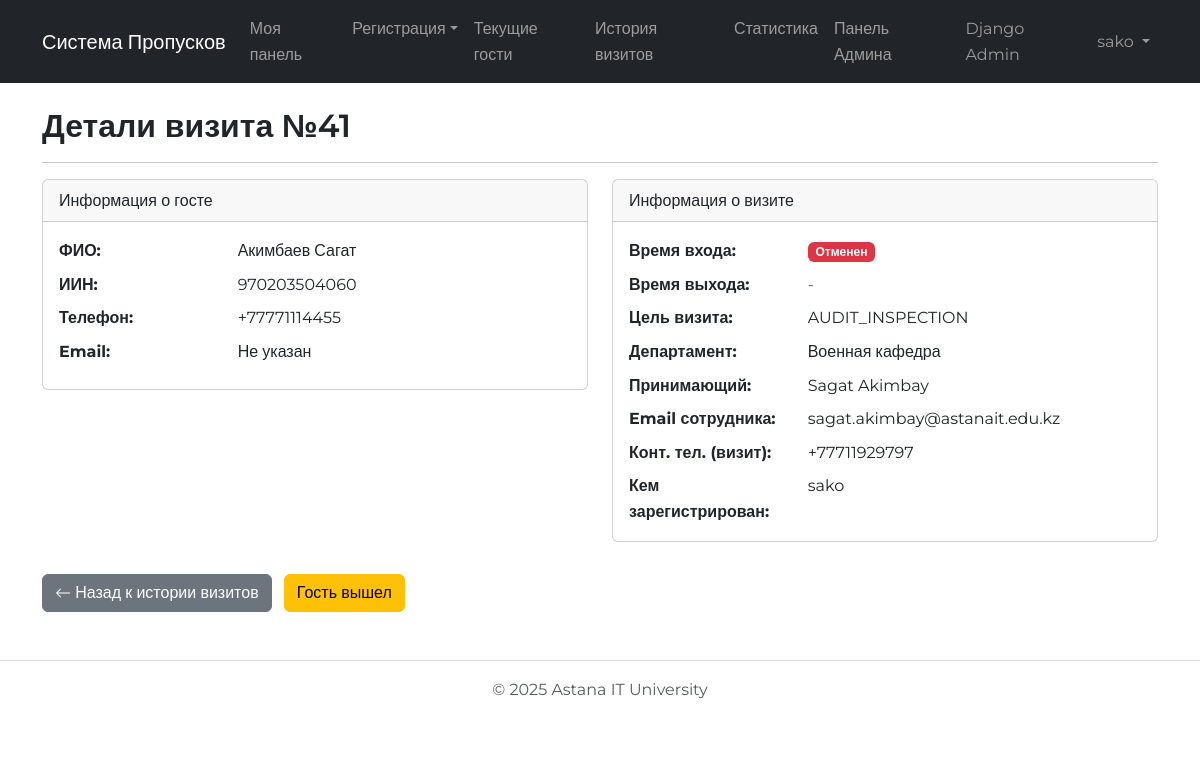
Screenshot of /visitors/history/detail/41/ (signed in) with the database file from the repository.
### visitor_system/visitors/models.py (models this page shows, shortened)
class Visit(models.Model):
    guest = models.ForeignKey(Guest, on_delete=models.CASCADE, verbose_name="Гость")
    employee = models.ForeignKey(User, on_delete=models.PROTECT, verbose_name="Принимающий сотрудник", related_name='visits_hosted') # Сотрудник из системы
    department = models.ForeignKey(Department, on_delete=models.PROTECT, verbose_name="Департамент назначения")
    purpose = models.TextField(verbose_name="Цель визита")
    entry_time = models.DateTimeField(
        blank=True, null=True, # Убрали default, ставится при check-in
        verbose_name="Время фактического входа"
    )
    exit_time = models.DateTimeField(blank=True, null=True, verbose_name="Время выхода")
    expected_entry_time = models.DateTimeField(
        blank=True, null=True, # Для предварительной регистрации
        verbose_name="Планируемое время входа"
    )
    status = models.CharField(
        max_length=20,
        choices=VISIT_STATUS_CHOICES,
        default=STATUS_AWAITING_ARRIVAL, # По умолчанию - ожидание
        verbose_name="Статус"
    )
    registered_by = models.ForeignKey(User, on_delete=models.PROTECT, verbose_name="Кем зарегистрирован", related_name='visits_registered') # Сотрудник, который оформил пропуск
    employee_contact_phone = models.CharField(
        max_length=20,
        blank=True,
        null=True,
        verbose_name="Контактный тел. сотрудника (для визита)"
    )
    consent_acknowledged = models.BooleanField(
        default=False, # По умолчанию - не подтверждено
        verbose_name="Гость проинформирован об обработке ПДн"
    )
    def is_active(self):
        """Проверяет, находится ли гость еще в здании (статус CHECKED_IN)."""
        return self.status == STATUS_CHECKED_IN
    is_active.boolean = True
    is_active.short_description = 'В здании?'
    class Meta:
        verbose_name = "Визит (к сотруднику/другой)"
        verbose_name_plural = "Визиты (к сотрудникам/другие)"
        ordering = ['-entry_time', '-expected_entry_time'] # Сортировка
        permissions = [("can_view_visit_statistics", "Может просматривать статистику визитов")]

class Guest(models.Model):
    full_name = models.CharField(max_length=255, verbose_name="ФИО гостя")
    email = models.EmailField(max_length=255, blank=True, null=True, verbose_name="Email")
    phone_number = models.CharField(max_length=20, blank=True, null=True, verbose_name="Номер телефона")
    iin = models.CharField(
        max_length=12,
        validators=[
            RegexValidator(regex=r'^\d{12}$', message='ИИН должен состоять ровно из 12 цифр.'),
            MinLengthValidator(12), # Дополнительная проверка длины
            MaxLengthValidator(12)
        ],
        null=True,
        unique=True, # Установить True, если ИИН должен быть уникальным для каждого гостя
        verbose_name="ИИН гостя"
    )
    class Meta:
        verbose_name = "Гость"
        verbose_name_plural = "Гости"

### visitor_system/departments/models.py (models this page shows, shortened)
class Department(models.Model):
    name = models.CharField(max_length=200, unique=True, verbose_name="Название департамента")
    description = models.TextField(blank=True, null=True, verbose_name="Описание")
    director = models.ForeignKey(
        settings.AUTH_USER_MODEL,
        on_delete=models.SET_NULL, # Или PROTECT
        null=True,
        blank=True, # Позволяем департаменту быть без директора
        related_name='directed_departments',
        verbose_name="Директор департамента"
    )
    class Meta:
        verbose_name = "Департамент"
        verbose_name_plural = "Департаменты"

### visitor_system/visitors/views.py (the view)
# urls.py: path('history/detail/<int:visit_id>/', views.visit_detail_view, name='visit_detail'),
@login_required
def visit_detail_view(request, visit_id):
    visit = get_object_or_404(
        Visit.objects.select_related('guest', 'employee', 'department', 'registered_by'),
        pk=visit_id
    )
    context = {
        'visit': visit
    }
    return render(request, 'visitors/visit_detail.html', context)

### templates/visitors/visit_detail.html (shortened to what this page needs)
{% extends "base.html" %}
{% load static %}
{% block content %}
<h2>Детали визита №{{ visit.id }}</h2>
<hr>
<div class="row">
    <div class="col-md-6 mb-3">
        <div class="card">
            <div class="card-header">
                Информация о госте
            </div>
            <div class="card-body">
                <dl class="row mb-0">
                    <dt class="col-sm-4">ФИО:</dt>
                    <dd class="col-sm-8">{{ visit.guest.full_name }}</dd>
                    <dt class="col-sm-4">ИИН:</dt>
                    <dd class="col-sm-8">{{ visit.guest.iin|default:"Не указан" }}</dd>
                    <dt class="col-sm-4">Телефон:</dt>
                    <dd class="col-sm-8">{{ visit.guest.phone_number|default:"Не указан" }}</dd>
                    <dt class="col-sm-4">Email:</dt>
                    <dd class="col-sm-8">{{ visit.guest.email|default:"Не указан" }}</dd>
                </dl>
            </div>
        </div>
    </div>
    <div class="col-md-6 mb-3">
        <div class="card">
            <div class="card-header">
                Информация о визите
            </div>
            <div class="card-body">
                <dl class="row mb-0">
                    <dt class="col-sm-4">Время входа:</dt>
                    <dd class="col-sm-8">
                        {% if visit.entry_time %} {{ visit.entry_time|date:"Y-m-d H:i" }}
                        {% elif visit.status == 'AWAITING' %}
                            {% if visit.expected_entry_time %} <span class="text-muted fst-italic" title="Планируемое">Ожид: {{ visit.expected_entry_time|date:"Y-m-d H:i" }}</span>
                            {% else %} <span class="text-muted fst-italic">Ожидается</span> {% endif %}
                        {% elif visit.status == 'CANCELLED' %}
                            <span class="badge bg-danger">Отменен</span>
                        {% else %} - {% endif %}
                    </dd>
                    <dt class="col-sm-4">Время выхода:</dt>
                    <dd class="col-sm-8">
                    <td>
                        {% if visit.exit_time %} {{ visit.exit_time|date:"Y-m-d H:i" }}
                        {% elif visit.status == 'CHECKED_IN' %} <span class="badge bg-success">В здании</span>
                        {% elif visit.status == 'AWAITING' %} <span class="text-muted">-</span>
                        {% elif visit.status == 'CANCELLED' %} <span class="text-muted">-</span>
                        {% else %} <span class="text-muted">-</span> {% endif %}
                    </td>
                    </dd>
                    <dt class="col-sm-4">Цель визита:</dt>
                    <dd class="col-sm-8">{{ visit.purpose|default:"Не указана" }}</dd>
                    <dt class="col-sm-4">Департамент:</dt>
                    <dd class="col-sm-8">{{ visit.department.name }}</dd>
                    <dt class="col-sm-4">Принимающий:</dt>
                    <dd class="col-sm-8">{{ visit.employee.get_full_name|default:visit.employee.username }}</dd>
                    <dt class="col-sm-4">Email сотрудника:</dt>
                    <dd class="col-sm-8">{{ visit.employee.email|default:"Не указан" }}</dd>
                    <dt class="col-sm-4">Конт. тел. (визит):</dt>
                    <dd class="col-sm-8">{{ visit.employee_contact_phone|default:"Не указан" }}</dd>
                    <dt class="col-sm-4">Кем зарегистрирован:</dt>
                    <dd class="col-sm-8">{{ visit.registered_by.get_full_name|default:visit.registered_by.username }}</dd>
                </dl>
            </div>
        </div>
    </div>
</div>
<div class="mt-3">
    <a href="{% url 'visit_history' %}" class="btn btn-secondary">
        <svg xmlns="http://www.w3.org/2000/svg" width="16" height="16" fill="currentColor" class="bi bi-arrow-left" viewBox="0 0 16 16">
          <path fill-rule="evenodd" d="M15 8a.5.5 0 0 0-.5-.5H2.707l3.147-3.146a.5.5 0 1 0-.708-.708l-4 4a.5.5 0 0 0 0 .708l4 4a.5.5 0 0 0 .708-.708L2.707 8.5H14.5A.5.5 0 0 0 15 8z"/>
        </svg>
        Назад к истории визитов
    </a>
    {% if not visit.exit_time %}
        <form action="{% url 'mark_guest_exit' visit.id %}" method="post" class="d-inline ms-2">
            <button type="submit" class="btn btn-warning">Гость вышел</button>
        </form>
    {% endif %}
</div>
{% endblock %}

### templates/base.html (shortened to what this page needs)
{% load static %}
<!DOCTYPE html>
<html lang="ru">
<head>
    <link href="https://cdn.jsdelivr.net/npm/bootstrap@5.3.0/dist/css/bootstrap.min.css" rel="stylesheet">
    <link rel="stylesheet" href="{% static 'css/style.css' %}">
</head>
<body>
    <nav class="navbar navbar-expand-lg navbar-dark bg-dark mb-4">
        <div class="container">
            <a class="navbar-brand" href="#">Система Пропусков</a>
            <div class="collapse navbar-collapse" id="navbarNav">
                <ul class="navbar-nav me-auto mb-2 mb-lg-0">
                    {% if user.is_authenticated %}
                        <li class="nav-item">
                            <a class="nav-link" href="{% url 'employee_dashboard' %}">Моя панель</a>
                        </li>
                        <li class="nav-item dropdown">
                            <a class="nav-link dropdown-toggle" data-bs-toggle="dropdown" href="#" role="button" aria-haspopup="true" aria-expanded="false">Регистрация</a>
                        </li>
                        <li class="nav-item">
                            <a class="nav-link" href="{% url 'current_guests' %}">Текущие гости</a>
                        </li>
                        <li class="nav-item">
                            <a class="nav-link" href="{% url 'visit_history' %}">История визитов</a>
                        </li>
                        {% if user.is_staff or perms.visitors.can_view_visit_statistics %}
                        <li class="nav-item">
                            <a class="nav-link" href="{% url 'visit_statistics' %}">Статистика</a>
                        </li>
                        {% endif %}
                        {% if user.is_staff %}
                        <li class="nav-item">
                            <a class="nav-link" href="{% url 'admin_dashboard' %}">Панель Админа</a>
                        </li>
                        <li class="nav-item">
                            <a class="nav-link" href="/admin/" target="_blank">Django Admin</a>
                        </li>
                        {% endif %}
                    {% endif %}
                </ul>
                <ul class="navbar-nav">
                     {% if user.is_authenticated %}
                        <li class="nav-item dropdown">
                          <a class="nav-link dropdown-toggle" href="#" role="button" data-bs-toggle="dropdown" aria-expanded="false">
                            {{ user.get_full_name|default:user.username }}
                          </a>
                        </li>
                    {% else %}
                        <li class="nav-item">
                            <a class="btn btn-outline-light" href="{% url 'account_login' %}">Войти</a>
                        </li>
                    {% endif %}
                </ul>
            </div>
        </div>
    </nav>
    <div class="container">
        {% block content %}
        {% endblock %}
    </div>
    <footer class="mt-5 py-3 text-center text-muted border-top">
        <p>&copy; {% now "Y" %} Astana IT University</p>
    </footer>
</body>
</html>

### visitor_system/static/css/style.css (style rules this page uses)
body { font-family: 'Montserrat', sans-serif; font-size: 16px; line-height: 1.6; -webkit-font-smoothing: antialiased; -moz-osx-font-smoothing: grayscale; }
h1, h2, h3, h4, h5, h6 { font-weight: 600; }
input, select, textarea, button { font-family: inherit; }

### rows the page displays
Visit: id "41", guest.full_name "Акимбаев Сагат", guest.iin "970203504060", guest.phone_number "+77771114455", guest.email "Не указан", purpose "AUDIT_INSPECTION", department.name "Военная кафедра", employee.get_full_name "Sagat Akimbay", employee.email "sagat.akimbay@astanait.edu.kz", employee_contact_phone "+77711929797", registered_by.get_full_name "sako"

### other values shown
{{ user.get_full_name|default:user.username }} "sako"
